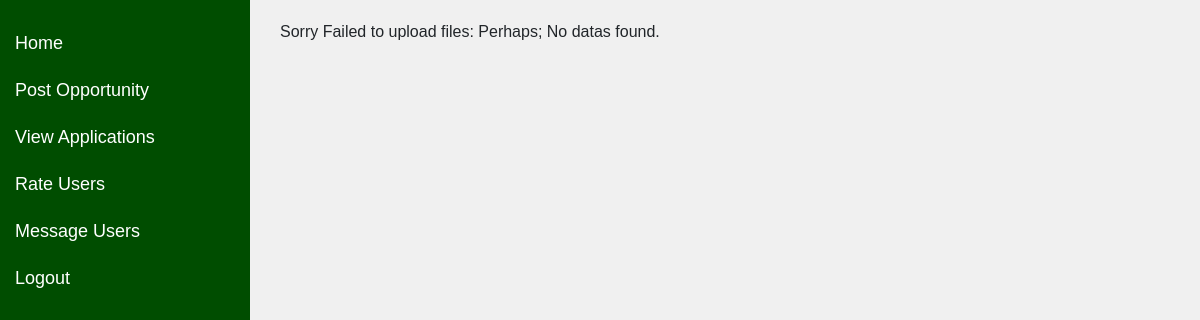
The page /view-applications.php on the database as committed earlier.
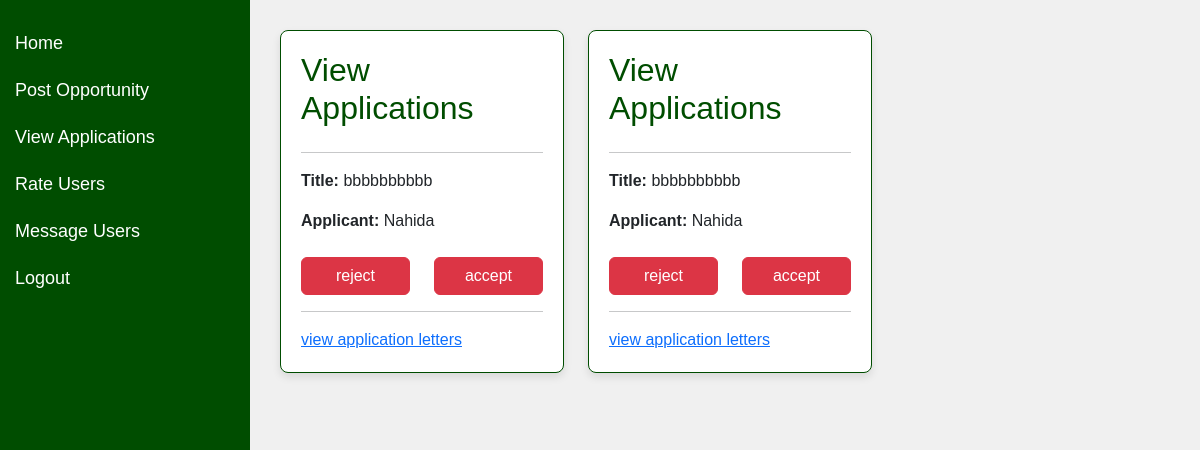
The same page on the database as committed later.
### tables this page shows
CREATE TABLE `applicants` (
  `ApplicantID` int(11) NOT NULL,
  `opportunityID` int(11) NOT NULL,
  `SpecialistID` int(255) NOT NULL,
  `ApplicationDate` date NOT NULL DEFAULT current_timestamp(),
  `LetterPath` varchar(255) NOT NULL,
  `Status` varchar(255) NOT NULL DEFAULT 'Pending'
);

CREATE TABLE `opportunity` (
  `opportunityID` int(100) NOT NULL,
  `CompanyID` int(100) NOT NULL,
  `applicants_id` int(100) NOT NULL,
  `specialist_id` int(100) NOT NULL,
  `Tittle` varchar(255) NOT NULL,
  `Description` varchar(255) NOT NULL,
  `Type` varchar(255) NOT NULL,
  `Requirements` varchar(255) NOT NULL,
  `StartDate` date NOT NULL,
  `EndDate` date NOT NULL,
  `ApplicationDeadline` date NOT NULL
);

CREATE TABLE `specialist` (
  `SpecialistID` int(11) NOT NULL,
  `company_id` int(100) NOT NULL,
  `FullName` varchar(255) NOT NULL,
  `Email` varchar(255) NOT NULL,
  `phone_Number` int(10) NOT NULL,
  `GitHub_Username` varchar(50) NOT NULL,
  `Speciality` varchar(255) NOT NULL,
  `Expirience` varchar(255) NOT NULL
);

### DB.php (called while the page is built, shortened)
<?php
class DBHelper
{
    private $conn;
    public function __construct()
    {
        $database = new Database();
        $conn = $database->dbConnection();
        $this->conn = $conn;
    }
    public function getRows($table, $conditions = array())
    {
        $sql = 'SELECT';
        $sql .= array_key_exists("select", $conditions) ? $conditions['select'] : '*';
        $sql .= ' FROM ' . $table;
        if (array_key_exists("where", $conditions)) {
            $sql .= ' WHERE ';
            $i = 0;
            foreach ($conditions['where'] as $key => $value) {
                $pre = ($i > 0) ? ' AND ' : '';
                $sql .= $pre . $key . " = '" . $value . "'";
                $i++;
            }
        }
        $query = $this->conn->prepare($sql);
        $query->execute();
        if (array_key_exists("return_type", $conditions) && $conditions['return_type'] != 'all') {
            switch ($conditions['return_type']) {
                case 'count':
                    $data = $query->rowCount();
                    break;
                case 'single':
                    $data = $query->fetch(PDO::FETCH_ASSOC);
                    break;
                default:
                    $data = '';
            }
        } else {
            if ($query->rowCount() > 0) {
                $data = $query->fetchAll();
            }
        }
        return !empty($data) ? $data : false;
    }
    public function getData($table, $attrName, $id, $id2)
    {
        $query = $this->getRows($table, ['where' => [ $id => $id2 ], ' order_by' => ' courseID ASC' ]);
        if (!empty($query)) {
            foreach ($query as  $q) {
                $attrName = $q[$attrName];
                return $attrName;
            }
        } else {
            return null;
        }
    }
}

### view-applications.php (the view, shortened to what this page needs)
<?php
include_once 'DB.php';
$db = new DBhelper();
$App = $db->getRows("applicants");
?>
<!DOCTYPE html>
<html lang="en">
<head>
    <link href="bootstrap/css/bootstrap.min.css" rel="stylesheet">
</head>
<body>
    <div class="sidebar">
        <a href="index.php">Home</a>
        <a href="post-opportunity.php">Post Opportunity</a>
        <a href="view-applications.php">View Applications</a>
        <a href="rate-users.php">Rate Users</a>
        <a href="message-users.php">Message Users</a>
        <a class="btn btn-primary" href="handler/logout.php">Logout</a>
    </div>
    <div class="content">
        <div class="row">
            <?php if (is_array($App)) { ?>
                <?php foreach ($App as $a) { ?>
                    <div class="col-md-4">
                        <div class="card">
                            <h2>View Applications</h2>
                            <hr>
                            <p><b>Title:</b> <?= $db->getData("opportunity", "Tittle", "opportunityID", $a["opportunityID"]); ?></p>
                            <p><b>Applicant:</b> <?= $db->getData("specialist", "FullName", "SpecialistID", $a["SpecialistID"]); ?></p>
                            <div class="row mt-2">
                                <div class="col-6">
                                    <a href="message-users.php?applicant=<?= $a['ApplicantID'] ?? ''; ?>" type="button" class="btn btn-danger w-100">reject</a>
                                </div>
                                <div class="col-6">
                                <a href="message-users.php?applicant=<?= $a['ApplicantID'] ?? ''; ?>" type="button" class="btn btn-danger w-100">accept</a>
                                </div>
                            </div>
                            <hr>
                            <a href="assets/letters">view application letters</a>
                        </div>
                    </div>
                <?php } ?>
            <?php } else { ?>
                    <p>Sorry Failed to upload files: Perhaps; No datas found.</p>
            <?php } ?>
        </div>
    </div>
</body>
</html>

### view-applications.php (style rules this page uses)
body { font-family: Arial, sans-serif; background-color: #f0f0f0; margin: 0; padding: 0; }
.sidebar { height: 100%; width: 250px; position: fixed; top: 0; left: 0; background-color: #004d00; padding-top: 20px; }
.sidebar a { padding: 10px 15px; text-decoration: none; font-size: 18px; color: white; display: block; }
.content { margin-left: 260px; padding: 20px; width: calc(100% - 260px); }
.card { background-color: white; border: 1px solid #004d00; border-radius: 8px; margin: 10px 0; padding: 20px; box-shadow: 0 4px 8px rgba(0, 0, 0, 0.1); }
.card h2 { color: #004d00; margin-top: 0; }
.sidebar .btn-primary { background-color: transparent; border: none; color: white; font-size: 18px; text-align: left; padding: 10px 15px; display: block; width: 100%; }

Rows that differ between the two databases and show on the page:
added applicants: opportunityID.Tittle "bbbbbbbbbb", SpecialistID.FullName "Nahida"
added applicants: Data "bbbbbbbbbb", Data "Nahida"
Other text that changed with them:
text no longer shown: "Sorry Failed to upload files: Perhaps; No datas found."
